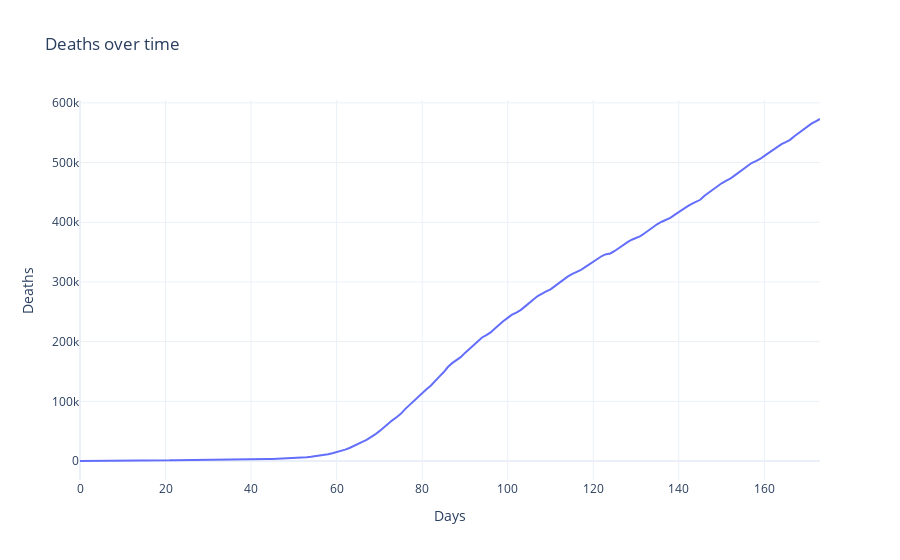

Here is the notebook cell this chart was saved with:
### Markdown cell above
### Deaths:

### Code cell
# Deaths over time Graph world-wide
fig = go.Figure()
fig.add_trace(go.Scatter(x=data_time.index, y=data_time['Deaths'],
                    mode='lines',
                    name='Deaths'))


fig.update_layout(
    title='Deaths over time',
        template='plotly_white',
      yaxis_title="Deaths",
    xaxis_title="Days",

)

fig.show()

### Figure 1 — Plotly figure (JSON) as saved in the notebook; plotly's stock layout.template omitted (floating-point values rounded to 4 significant figures; data arrays with more than 128 entries replaced by an {"elided": "..."} marker saying what was removed)
{"data": [{"mode": "lines", "name": "Deaths", "type": "scatter", "x": {"elided": "174 int values"}, "y": {"elided": "174 int values"}}], "layout": {"title": {"text": "Deaths over time"}, "xaxis": {"title": {"text": "Days"}}, "yaxis": {"title": {"text": "Deaths"}}}}
